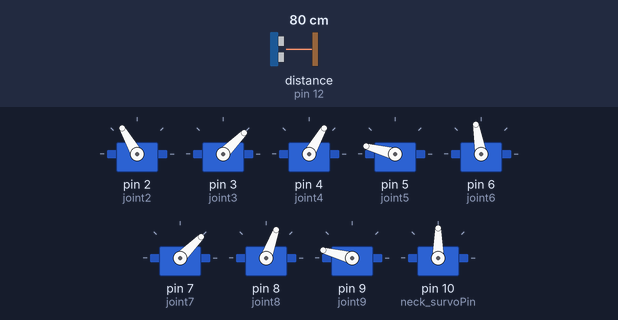
Simulated run of this sketch. Board: Arduino Uno, built with avr-gcc and run on an emulated ATmega328P. Shown: 9 × servo. Wiring (inferred from the names in the program): ultrasonic range finder: trigger pin 11; echo pin 12. The inputs (shaded band) are chosen by the test bench; at power-on: distance to the obstacle (sensor on pin 12) 80 cm. The echo pulse lasts 58.3 µs per cm.

Above: at 4.28 s.
4.3 s: distance to the obstacle (sensor on pin 12) set to 12 cm
At 4.48 s:
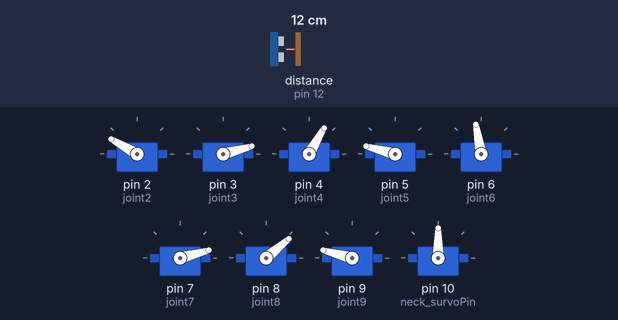
7.6 s: distance to the obstacle (sensor on pin 12) set to 10 cm
At 8.64 s:
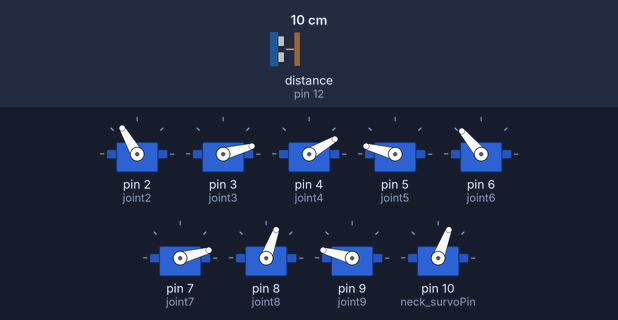
14.2 s: distance to the obstacle (sensor on pin 12) set to 2 cm
At 14.49 s:
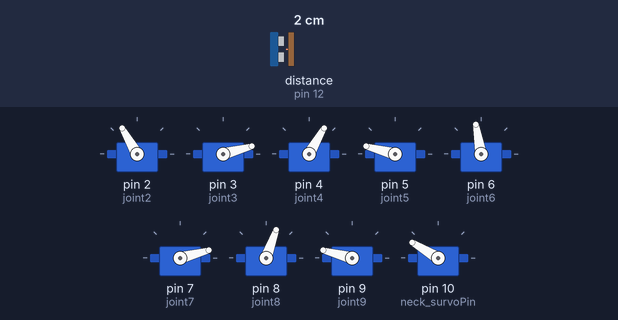
Timing chart, 0 to 23.5 s (numbered marks = the images above; inputs shaded):
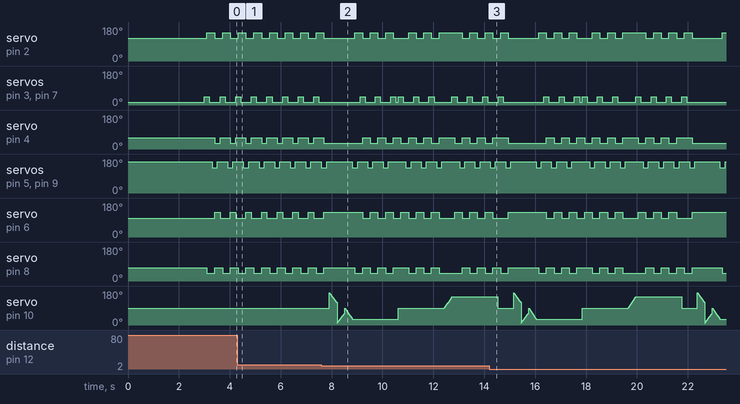

The sketch:

spider2_HC-SR04.ino
```cpp
//  --------                 --------
// |  D9    |               |  D7    |
// | joint9 |               | joint7 |
//  ----- --------     --------- -----
//       |  D8    |   |  D6    |
//       | joint8 |   | joint6 |
//        --------     --------
//       |  D2    |  |   D4    |
//       | joint2 |  |  joint4 |
//  ----- --------    --------- -----
// |  D3    |               |  D5    |
// | joint3 |               | joint5 |
//  --------                 --------
//                Front


#include <Servo.h>

// サーボ宣言
Servo joint2;  // 右前ヒップ
Servo joint3;  // 右前レッグ
Servo joint4;  // 左前ヒップ
Servo joint5;  // 左前レッグ
Servo joint6;  // 左後ヒップ
Servo joint7;  // 左後レッグ
Servo joint8;  // 右後ヒップ
Servo joint9;  // 右後レッグ
Servo neck_servo;  // ネックサーボ

// ホームポジション
int home_joint2 = 120;
int home_joint3 = 15;
int home_joint4 = 60;
int home_joint5 = 165;
int home_joint6 = 100;
int home_joint7 = 15;
int home_joint8 = 70;
int home_joint9 = 165;

// ネックサーボ
#define neck_survoPin 10
#define trigPin 11
#define echoPin 12

float Dulation = 0;
float Distance = 0;
int angle = 90;
int sum = 0;


void setup(){

  joint2.attach(2);
  joint3.attach(3);
  joint4.attach(4);
  joint5.attach(5);
  joint6.attach(6);
  joint7.attach(7);
  joint8.attach(8);
  joint9.attach(9);

  neck_servo.attach(neck_survoPin, 500, 2400);
  neck_servo.write(90);

  pinMode(echoPin,INPUT);
  pinMode(trigPin,OUTPUT);

  joint2.write(home_joint2);
  joint3.write(home_joint3);
  joint4.write(home_joint4);
  joint5.write(home_joint5);
  joint6.write(home_joint6);
  joint7.write(home_joint7);
  joint8.write(home_joint8);
  joint9.write(home_joint9);

  delay(3000);

}


void loop(){

  standhome();
  forward(1);


// 超音波センサ使用
  digitalWrite(trigPin,LOW);
  delayMicroseconds(2);
  digitalWrite(trigPin,HIGH);
  delayMicroseconds(10);
  digitalWrite(trigPin,LOW);
  Dulation = pulseIn(echoPin,HIGH);

  if(Dulation>0){
    int Distance = Dulation*340*100/2/1000000;

    if(Distance < 10){
      int right = 0;
      int left = 0;
      int sumright = 0;
      int sumleft = 0;

      int i = 170;
      delay(10);
      while(i >= 120){
        neck_servo.write(i);
        i=i-2;
        digitalWrite(trigPin,LOW);
        delayMicroseconds(2);
        digitalWrite(trigPin,HIGH);
        delayMicroseconds(10);
        digitalWrite(trigPin,LOW);
        Dulation = pulseIn(echoPin,HIGH);
        int Distance = Dulation*340*100/2/1000000;

        if(Distance <15){
          left = 1;
          sumleft++;
        }else {
            left = 0;
          }
          delay(10);
      }

     i =10;
     delay(10);
     while(i <= 60){
        neck_servo.write(i);
        i=i+2;
        digitalWrite(trigPin,LOW);
        delayMicroseconds(2);
        digitalWrite(trigPin,HIGH);
        delayMicroseconds(10);
        digitalWrite(trigPin,LOW);
        Dulation = pulseIn(echoPin,HIGH);
        int Distance = Dulation*340*100/2/1000000;

        if(Distance <15){
          right = 1;
          sumright++;
        }else {
          right = 0;
        }
          delay(10);
     }


     neck_servo.write(90);
     delay(10);

      if(sumright > sumleft){
      leftturn(3);
     } else {
      rightturn(3);
     }

     if(sumright >= 20){
      backward(3);
      leftturn(3);
     } else if(sumleft >= 20){
      backward(3);
      rightturn(3);
     }
   }
}
delay(10);

}


// アイドルタイム
void idle(){
  delay(100);
  }


// ホーム立ち位置
void standhome(){
  joint2.write(home_joint2);
  joint3.write(home_joint3);
  joint4.write(home_joint4);
  joint5.write(home_joint5);
  joint6.write(home_joint6);
  joint7.write(home_joint7);
  joint8.write(home_joint8);
  joint9.write(home_joint9);
}


// 腕を伸ばし地面に接地
void sithome(){
    joint2.write(135);
    joint3.write(65);
    joint4.write(45);
    joint5.write(110);
    joint6.write(135);
    joint7.write(80);
    joint8.write(45);
    joint9.write(110);
}


// 起き上がる動作1
void stand1(){
  sithome();
  joint2.write(170);
  delay(300);
  joint2.write(home_joint2);
  delay(300);
  joint4.write(10);
  delay(300);
  joint4.write(home_joint4);
  delay(300);
  joint6.write(170);
  delay(300);
  joint6.write(home_joint6);
  delay(300);
  joint8.write(10);
  delay(300);
  joint8.write(home_joint8);
  delay(300);

  joint3.write(home_joint3);
  joint5.write(home_joint5);
  joint7.write(home_joint7);
  joint9.write(home_joint9);
}


// 起き上がる動作2
void stand2(){
  sithome();
  joint2.write(175);
  joint4.write(5);
  joint6.write(175);
  joint8.write(5);
  delay(600);

  joint2.write(home_joint2);
  joint4.write(home_joint4);
  joint6.write(home_joint6);
  joint8.write(home_joint8);
  delay(600);

  joint3.write(home_joint3);
  joint5.write(home_joint5);
  joint7.write(home_joint7);
  joint9.write(home_joint9);
}


// 起き上がる動作3
void stand3(){
  sithome();
  int i;
  int j = 90;
  int k = 90;
  joint2.write(home_joint2);
  joint4.write(home_joint4);
  joint6.write(home_joint6);
  joint8.write(home_joint8);
  for(i = 90; i < 165; i++)
  {
    joint5.write(i);
    j = j - 1;
    joint3.write(j);
    delay(20);
  }

  for(i = 115; i < 165; i++)
  {
    joint9.write(i);
    k = k - 1;
    joint7.write(k);
    delay(20);
  }
}


// 素早くアップダウン
void downaction(unsigned int step){
  while (step-- > 0){
  sithome();
  delay(100);
  standhome();
  delay(100);
  }
}


// 手を振る
void wink(unsigned int step){
  standhome();
  joint9.write(home_joint9-30);

  while (step-- > 0){
  joint5.write(30);
  joint4.write(home_joint4 + 60);
  delay(300);
  joint4.write(home_joint4 - 60);
  delay(300);
  }
}


// 体をクネクネ動かす
void twist(){
  joint3.write(home_joint3);
  joint5.write(home_joint5);
  joint7.write(home_joint7);
  joint9.write(home_joint9);

  for(int right=90;right<170;right++){
      joint2.write(right);
      joint6.write(right);
      joint4.write(right-90);
      joint8.write(right-90);
      delay(10);
  }

   for(int right=170;right>90;right--){
      joint2.write(right);
      joint6.write(right);
      joint4.write(right-90);
      joint8.write(right-90);
      delay(10);
  }

}


// 前進(ステップ数)
void forward(unsigned int step){
  while (step-- > 0){
  joint3.write(home_joint3+30);
  joint7.write(home_joint7+30);
  delay(100);
  joint2.write(home_joint2+30);
  joint8.write(home_joint8-30);
  joint4.write(home_joint4);
  joint6.write(home_joint6);
  delay(100);
  joint3.write(home_joint3);
  joint7.write(home_joint7);
  idle();

  joint5.write(home_joint5-30);
  joint9.write(home_joint9-30);
  delay(100);
  joint2.write(home_joint2);
  joint8.write(home_joint8);
  joint4.write(home_joint4-30);
  joint6.write(home_joint6+30);
  delay(100);
  joint5.write(home_joint5);
  joint9.write(home_joint9);
  idle();
  }
}


// 後退(ステップ数)
void backward(unsigned int step){
  while (step-- > 0){
  joint3.write(home_joint3+30);
  joint7.write(home_joint7+30);
  delay(100);
  joint2.write(home_joint2);
  joint8.write(home_joint8);
  joint4.write(home_joint4-30);
  joint6.write(home_joint6+30);
  delay(100);
  joint3.write(home_joint3);
  joint7.write(home_joint7);
  idle();

  joint5.write(home_joint5-30);
  joint9.write(home_joint9-30);
  delay(100);
  joint2.write(home_joint2+30);
  joint8.write(home_joint8-30);
  joint4.write(home_joint4);
  joint6.write(home_joint6);
  delay(100);
  joint5.write(home_joint5);
  joint9.write(home_joint9);
  idle();
  }
}


// 右回り(ステップ数)
void rightturn(unsigned int step){
  neck_rightrotate();
  while (step-- > 0){
  joint5.write(home_joint5-30);
  joint9.write(home_joint9-30);
  delay(100);
  joint2.write(home_joint2+30);
  joint8.write(home_joint8-30);
  joint4.write(home_joint4-30);
  joint6.write(home_joint6+30);
  delay(100);
  joint5.write(home_joint5);
  joint9.write(home_joint9);
  idle();

  joint3.write(home_joint3+30);
  joint7.write(home_joint7+30);
  delay(100);
  joint2.write(home_joint2);
  joint8.write(home_joint8);
  joint4.write(home_joint4);
  joint6.write(home_joint6);
  delay(100);
  joint3.write(home_joint3);
  joint7.write(home_joint7);
  idle();
  }
  neck_home();
}


// 左回り(ステップ数)
void leftturn(unsigned int step){
  neck_leftrotate();
  while (step-- > 0){
  joint3.write(home_joint3+30);
  joint7.write(home_joint7+30);
  delay(100);
  joint2.write(home_joint2+30);
  joint8.write(home_joint8-30);
  joint4.write(home_joint4-30);
  joint6.write(home_joint6+30);
  delay(100);
  joint3.write(home_joint3);
  joint7.write(home_joint7);
  idle();

  joint5.write(home_joint5-30);
  joint9.write(home_joint9-30);
  delay(100);
  joint2.write(home_joint2);
  joint8.write(home_joint8);
  joint4.write(home_joint4);
  joint6.write(home_joint6);
  delay(100);
  joint5.write(home_joint5);
  joint9.write(home_joint9);
  idle();
  }
  neck_home();
}


// 首を左右に動かす(センサーはOFF)
void neckrotate(){
  int i=90;
  while(i < 150){
    neck_servo.write(i);
    i++;
    delay(5);
  }
  while(i > 30){
    neck_servo.write(i);
    i--;
    delay(5);
  }
  while(i <= 90){
    neck_servo.write(i);
    i++;
    delay(5);
  }
}


// 首を左に回す
void neck_leftrotate(){
  int i=90;
  while(i < 150){
    neck_servo.write(i);
    i++;
    delay(5);
  }
}


// 首を右に回す
void neck_rightrotate(){
  int i=90;
  while(i > 30){
    neck_servo.write(i);
    i--;
    delay(5);
  }
}


// 首ホームポジション
void neck_home(){
  neck_servo.write(90);
}
```

Measured:
- the behaviour switches between 11 and 10 cm on distance to the obstacle (sensor on pin 12) (found by bisection; images 1 and 2)
